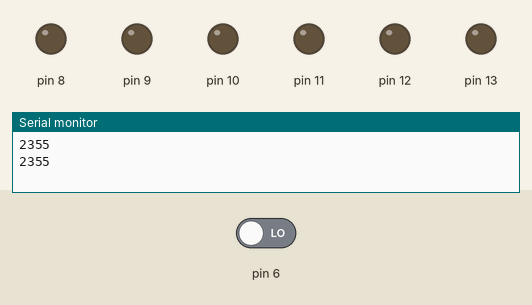
This sketch was run on a simulated Arduino Uno, built with avr-gcc and run on an emulated ATmega328P. Parts: output pins drawn as LEDs (lit = HIGH), the last lines printed to the serial monitor. Inputs (shaded band) come from the test bench; at power-on: pin 6 LOW. Random numbers use the default seed unless the sketch sets one.

Above: at 2.8 s.
2.9 s: pin 6 driven HIGH
At 3.6 s:
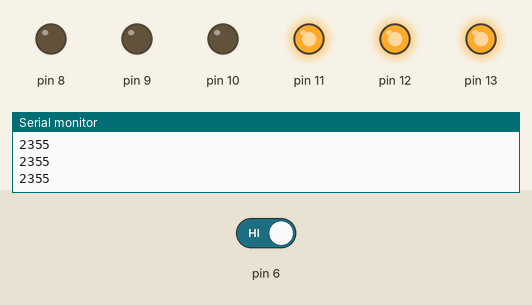
At 6.8 s:
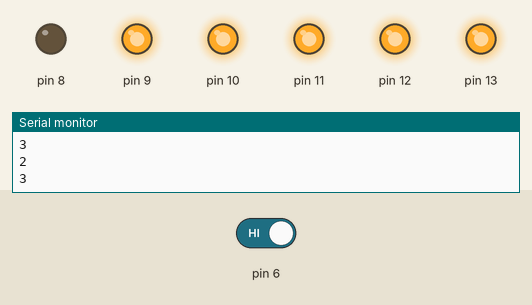
7.0 s: pin 6 driven LOW
8.5 s: pin 6 driven HIGH
At 9.4 s:
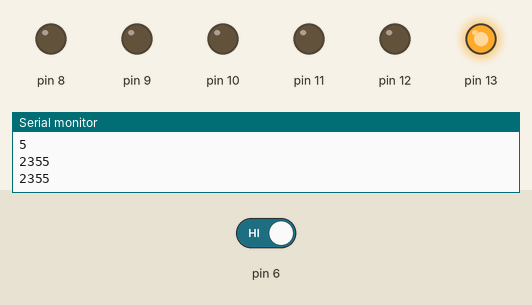
Timing chart, 0 to 22.7 s (numbered marks = the images above; inputs shaded):
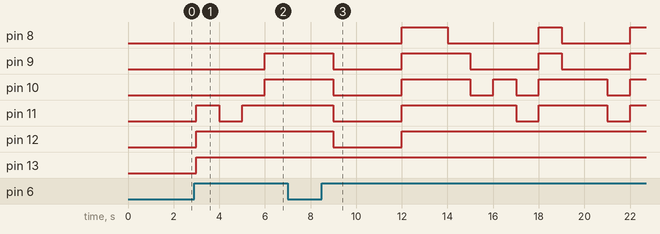

Measured:
- after the input at 2.9 s, pin 9, pin 10: LOW → HIGH after 3.1 s; pin 11: LOW → HIGH after 0.10 s, → LOW 1.0 s later, → HIGH 1.0 s later; pin 12, pin 13: LOW → HIGH after 0.10 s
- after the input at 8.5 s, pin 8: goes HIGH 2.0 s, LOW 4.0 s, HIGH 1.0 s, LOW 3.0 s, then HIGH, starting after 3.5 s; pin 9: goes LOW 3.0 s, HIGH 3.0 s, LOW 3.0 s, HIGH 1.0 s, LOW 3.0 s, then HIGH, starting after 0.50 s

The sketch:

assig2a1.ino
```cpp
int die;
void setup()
{
  pinMode(6, INPUT);
  pinMode(13, OUTPUT);
  pinMode(12, OUTPUT);
  pinMode(11, OUTPUT);
  pinMode(10, OUTPUT);
  pinMode(9, OUTPUT);
  pinMode(8, OUTPUT);
  randomSeed(analogRead(0));
  Serial.begin(9600);
}

void loop()
{
  int rand;
  die=digitalRead(6);
  if (die==1){
    rand = random(1,7);}
  switch (rand){
    case 1:
    digitalWrite(13, HIGH);
    digitalWrite(12, LOW);
    digitalWrite(11, LOW);
    digitalWrite(10, LOW);
    digitalWrite(9, LOW);
    digitalWrite(8, LOW);
    break;
    case 2:
    digitalWrite(13, HIGH);
    digitalWrite(12, HIGH);
    digitalWrite(11, LOW);
    digitalWrite(10, LOW);
    digitalWrite(9, LOW);
    digitalWrite(8, LOW);
    break;
    case 3:
    digitalWrite(13, HIGH);
    digitalWrite(12, HIGH);
    digitalWrite(11, HIGH);
    digitalWrite(10, LOW);
    digitalWrite(9, LOW);
    digitalWrite(8, LOW);
    break;
    case 4:
    digitalWrite(13, HIGH);
    digitalWrite(12, HIGH);
    digitalWrite(11, HIGH);
    digitalWrite(10, HIGH);
    digitalWrite(9, LOW);
    digitalWrite(8, LOW);
    break;
    case 5:
    digitalWrite(13, HIGH);
    digitalWrite(12, HIGH);
    digitalWrite(11, HIGH);
    digitalWrite(10, HIGH);
    digitalWrite(9, HIGH);
    digitalWrite(8, LOW);
    break;
    case 6:
    digitalWrite(13, HIGH);
    digitalWrite(12, HIGH);
    digitalWrite(11, HIGH);
    digitalWrite(10, HIGH);
    digitalWrite(9, HIGH);
    digitalWrite(8, HIGH);
    break;
  }
  delay(1000);
  Serial.println(rand);
}
```
